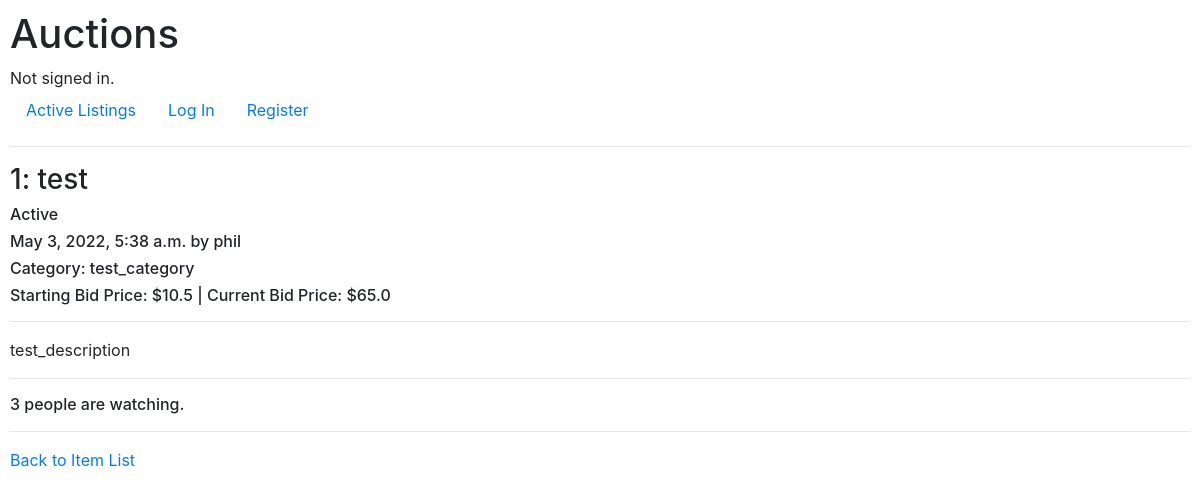
Before: /1 with the older database file.
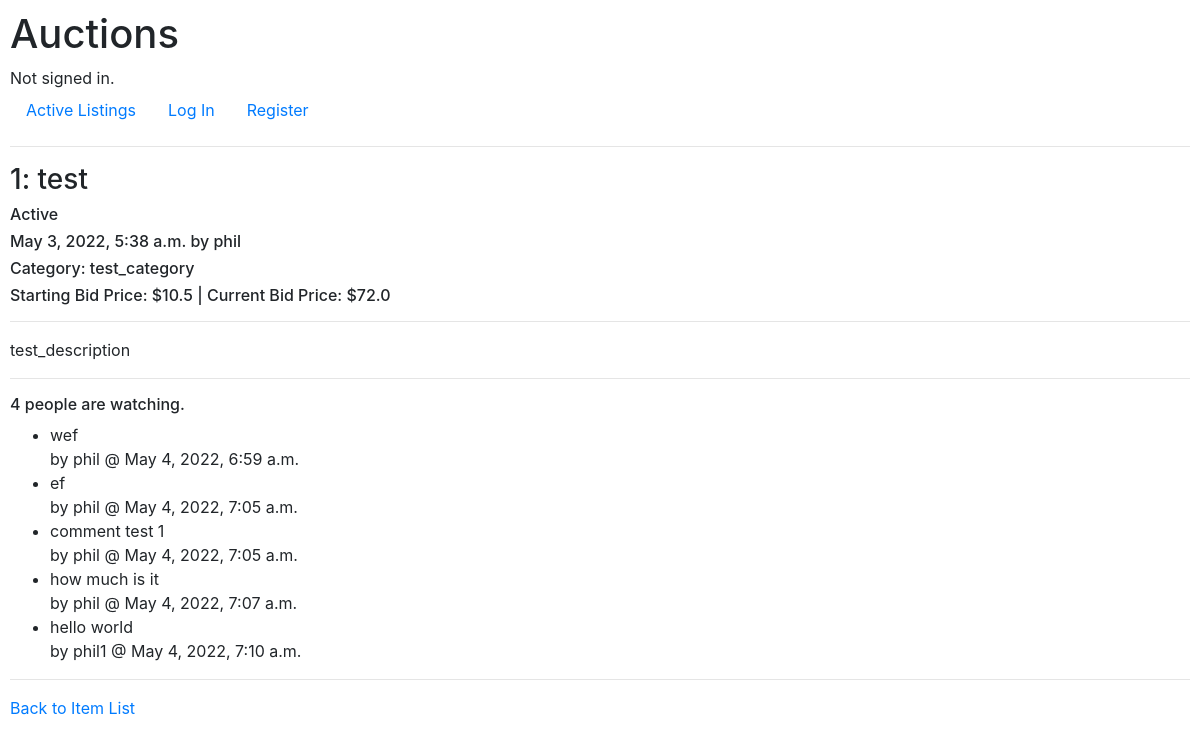
After: the same page with the newer database file.
### auctions/models.py (models this page shows, shortened)
class Listings(models.Model):
    title = models.CharField(max_length=256)
    description = models.TextField(max_length=512)
    starting_bid = models.FloatField()
    current_bid = models.FloatField(blank=True, null=True)
    active = models.BooleanField(default=True)
    created_date = models.DateTimeField(default=timezone.now)
    creator = models.ForeignKey(User, on_delete=models.PROTECT, related_name="all_creators")
    category = models.ForeignKey(Categories, on_delete=models.CASCADE, related_name="similar_listings")
    watchers = models.ManyToManyField(User, blank=True, related_name="watch_list")
    buyer = models.ForeignKey(User, blank=True, null=True, on_delete=models.PROTECT)

class User(AbstractUser):
    def __str__(self):
        return f"{self.username}"

class Categories(models.Model):
    category = models.CharField(max_length=64)
    def __str__(self):
        return f"{self.category}"

class Comments(models.Model):
    user = models.ForeignKey(User, on_delete=models.CASCADE)
    created_time = models.DateTimeField(default=timezone.now)
    listing = models.ForeignKey(Listings, on_delete=models.CASCADE, related_name="get_comments")
    comment = models.CharField(max_length=256)

### auctions/views.py (the view, shortened to what this page needs)
# urls.py: path("<int:item_id>", views.item, name="item"),
def item(request, item_id):
    is_watched = False
    is_creator = False
    is_buyer = False
    listings = Listings.objects.get(id=item_id)
    comments = Comments.objects.filter(listing = listings)
    return render(
        request,
        "auctions/item.html",
        {
            "id": listings.id,
            "title": listings.title,
            "description": listings.description,
            "starting_bid": listings.starting_bid,
            "current_bid": listings.current_bid,
            "category": listings.category,
            "active": listings.active,
            "created_date": listings.created_date,
            "creator": listings.creator,
            "watchers": listings.watchers.count(),
            "is_watched": is_watched,
            "is_creator": is_creator,
            "is_buyer": is_buyer,
            "useruser": request.user,
            "comments": comments,
        },
    )

### auctions/templates/auctions/item.html (shortened to what this page needs)
{% extends "auctions/layout.html" %}
{% block body %}
    <h3>{{id}}: {{title}}</h3>
    {% if active %}
    <h6>Active</h6>
    {% else %}
    <h6>Closed</h6>
    {% endif %}
    <h6>{{created_date}} by {{creator}}</h6>
    {% if category %}
    <h6>Category: {{category}}</h6>
    {% endif %}
    <h6>Starting Bid Price: ${{starting_bid}} | Current Bid Price: ${{current_bid}}</h6>
    <hr>
    <p>{{description}}</p>
    <hr>
    {% if watchers %}
    <h6>{{watchers}} {% if watchers == 1 %}person is{% else %}people are{% endif %} watching.</h6>
    {% endif %}
    <ul>
        {% for c in comments %}
        <li>
            {{c.comment}} <br>by {{c.user}} @ {{c.created_time}}
        </li>
        {% endfor %}
    </ul>
    <hr>
    <a href="{% url 'index' %}">Back to Item List</a>
{% endblock %}

### auctions/templates/auctions/layout.html (shortened to what this page needs)
{% load static %}
<!DOCTYPE html>
<html lang="en">
    <head>
        <link rel="stylesheet" href="https://stackpath.bootstrapcdn.com/bootstrap/4.4.1/css/bootstrap.min.css">
        <link href="{% static 'auctions/styles.css' %}" rel="stylesheet">
    </head>
    <body>
        <h1>Auctions</h1>
        <div>
            {% if user.is_authenticated %}
                Signed in as <strong>{{ user.username }}</strong>.
            {% else %}
                Not signed in.
            {% endif %}
        </div>
        <ul class="nav">
            <li class="nav-item">
                <a class="nav-link" href="{% url 'index' %}">Active Listings</a>
            </li>
            {% if user.is_authenticated %}
                <li class="nav-item">
                    <a class="nav-link" href="{% url 'watchlist' %}">Watchlist</a>
                </li>
                <li class="nav-item">
                    <a class="nav-link" href="{% url 'logout' %}">Log Out</a>
                </li>
            {% else %}
                <li class="nav-item">
                    <a class="nav-link" href="{% url 'login' %}">Log In</a>
                </li>
                <li class="nav-item">
                    <a class="nav-link" href="{% url 'register' %}">Register</a>
                </li>
            {% endif %}
        </ul>
        <hr>
        {% block body %}
        {% endblock %}
    </body>
</html>

### auctions/static/auctions/styles.css (style rules this page uses)
body { padding: 10px; }

Changed rows visible on the page:
changed Listings "test": current_bid "65.0" → "72.0"
added Comments: comment "wef", user "phil", created_time "May 4, 2022, 6:59 a.m."
added Comments: comment "ef", user "phil", created_time "May 4, 2022, 7:05 a.m."
added Comments: comment "comment test 1", user "phil", created_time "May 4, 2022, 7:05 a.m."
added Comments: comment "how much is it", user "phil", created_time "May 4, 2022, 7:07 a.m."
added Comments: comment "hello world", user "phil1", created_time "May 4, 2022, 7:10 a.m."
Other visible differences:
{{ watchers }}: "3" → "4"
